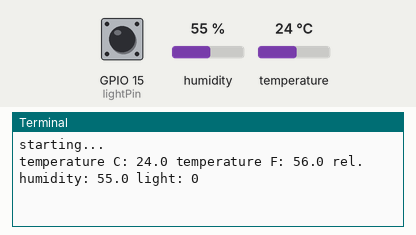
Recording of a program running on a simulated Raspberry Pi (BCM pin numbers). Parts: the last lines printed to the terminal. The inputs (shaded band) are chosen by the test bench; at power-on: humidity 55 %, GPIO 15 (lightPin) LOW, temperature 24 °C. Requests to the public web service named in the program get a made-up reply in its usual format after 0.4 s (London, UTC, broken clouds, 64 % humidity, 1013 hPa unless stated).

Above: at 1.2 s.
1.3 s: humidity set to 22 %
9.8 s: GPIO 15 (lightPin) pulled HIGH for 3 s
At 12.6 s:
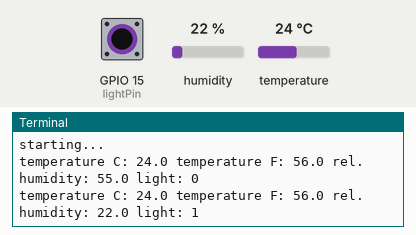
18.3 s: temperature set to 12 °C
At 24.2 s:
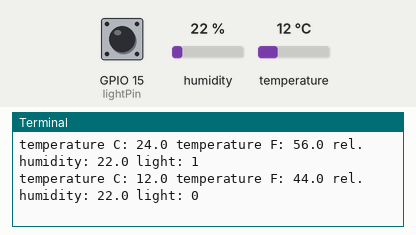
26.8 s: humidity set to 40 %
At 34.7 s:
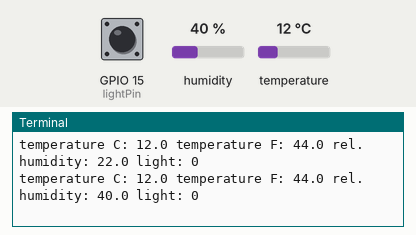
Timing chart, 0 to 36.2 s (numbered marks = the images above; inputs shaded):
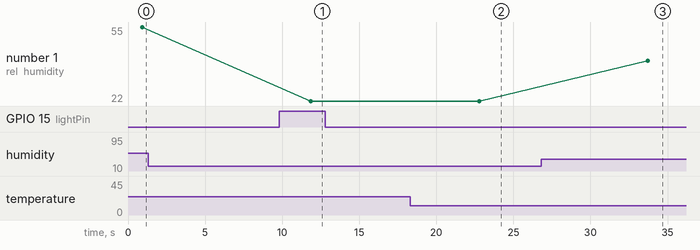

Measured:
- after the input at 9.8 s, the terminal: prints a new line after 2.1 s (image 1)
- after the input at 18.3 s, the terminal: prints a new line after 4.5 s (image 2)
- after the input at 26.8 s, the terminal: prints a new line after 6.9 s (image 3)
- plotted number 1: 22 → 40 after the input at 26.8 s

The program:

getSensorsData.py
```python
import urllib2
from time import sleep
import RPi.GPIO as GPIO
import Adafruit_DHT


# constants
delay = 10
APIkey = "G83WSXL23ZUC4WAD" # use your own APIkey
lightPin = 15
DHTPin = 14


GPIO.setmode(GPIO.BCM)
GPIO.setup(lightPin, GPIO.IN, pull_up_down=GPIO.PUD_DOWN)


def getHumidityTemp():

    humidity, temp = Adafruit_DHT.read_retry(Adafruit_DHT.DHT22, DHTPin)

    # Celsius to Farenheit
    tempF = 9/5*temp+32

    return (str(humidity), str(temp),str(tempF))


def getLight(lightPin):

    light = 0

    if (GPIO.input(lightPin) == True):
        light += 1

    return (str(light))


def main():

    print 'starting...'

    rootURL = 'https://api.thingspeak.com/update?api_key=%s' % APIkey

    while True:
        try:
            humidity, temp, tempF = getHumidityTemp()
            light = getLight(lightPin)
            con = urllib2.urlopen(rootURL +
                                "&field1=%s&field2=%s&field3=%s" % (temp, tempF, humidity)+
                                "&field4=%s" % (light))
            print "temperature C: " + temp + " temperature F: " + tempF + " rel. humidity: " + humidity + " light: " + light
            con.close()
            sleep(int(delay))
        except:
            print 'exiting'
            break

while 1:
	main()

exit (0)
```
